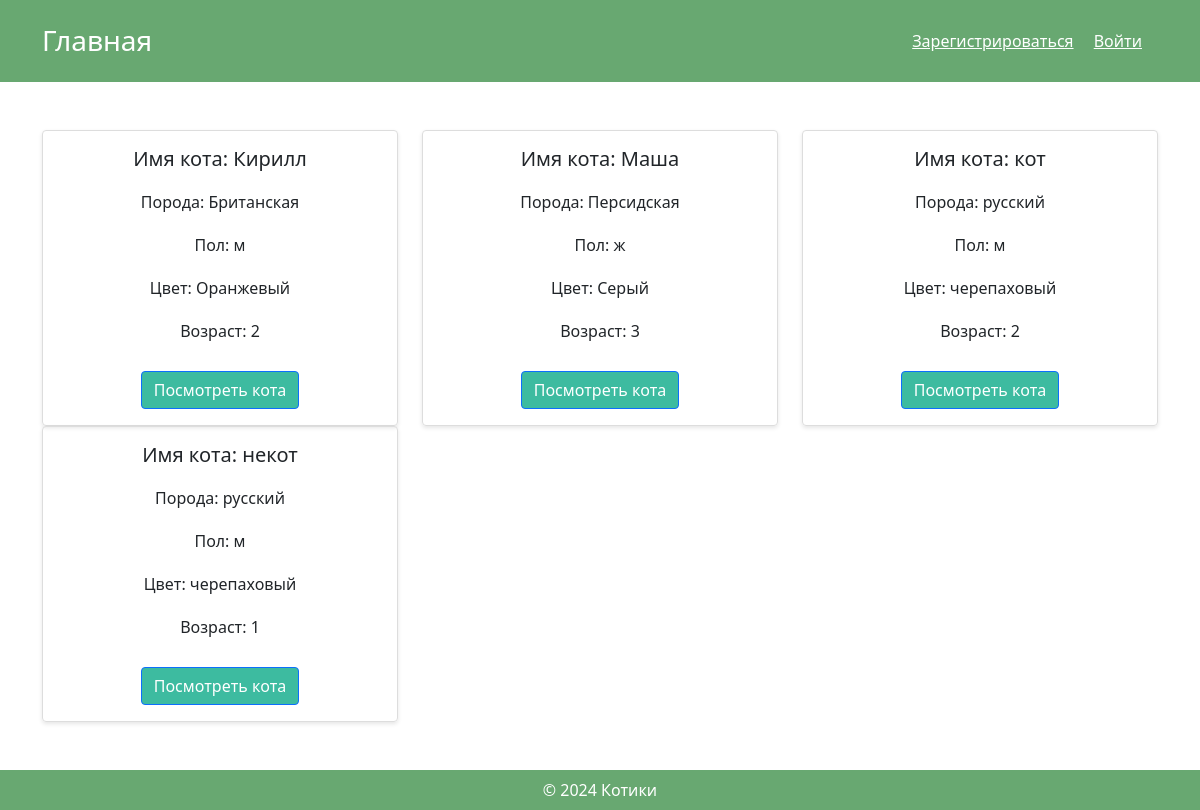
Before: / with the older database file.
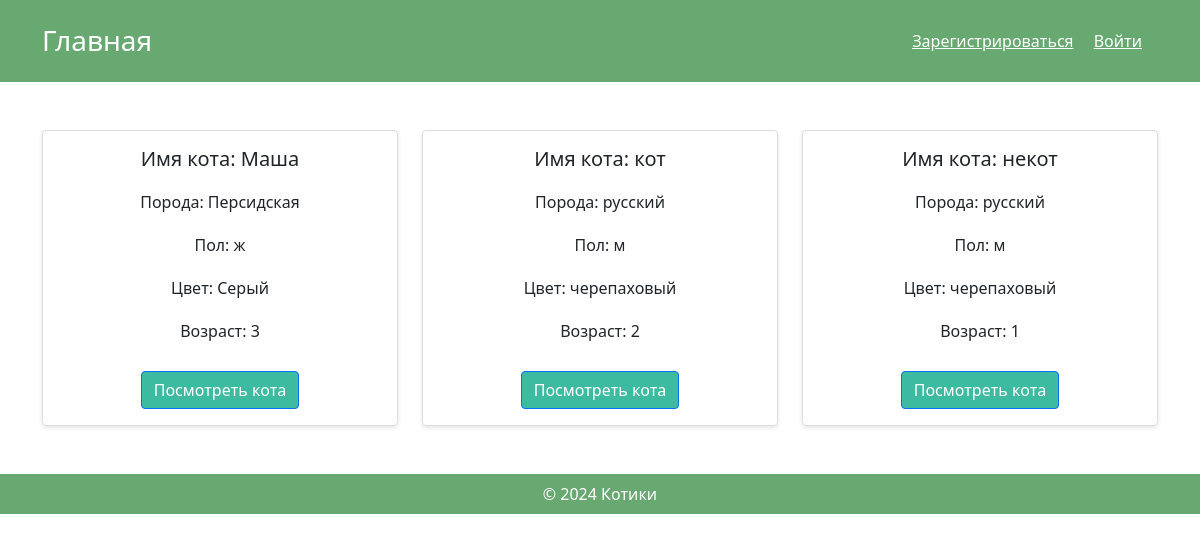
After: the same page with the newer database file.
### CatModels.py (models this page shows)
class Cats(db.Model):
    __tablename__ = 'cats'
    id = db.Column(db.Integer, primary_key=True, autoincrement=True)
    name = db.Column(db.String(80), nullable=False)
    breed = db.Column(db.String(80), nullable=False)
    gender = db.Column(db.String(80), nullable=False)
    color = db.Column(db.String(80), nullable=False)
    age = db.Column(db.Integer, nullable=False)
    cats_position = db.relationship('CatsPosition', backref='cats', cascade='all, delete-orphan', lazy='dynamic')

### main.py (the view)
@app.route('/', methods=["GET"])
def main_page():
    cats = get_all_cats()
    try:
        if get_user_role() == 'user':
            return render_template('main.html', cats=cats, auth=True)
        elif get_user_role() == 'admin':
            return render_template('main.html', u=True, cats=cats, auth=True)
    except AttributeError:
        return render_template('main.html', u=False, cats=cats)

### CatModels.py (called while the page is built)
def get_all_cats():
    return Cats.query.all()

### main.py (called while the page is built)
def get_user_role():
    return current_user._get_current_object().role

### templates/main.html (shortened to what this page needs)
<!DOCTYPE html>
<html lang="ru">
<head>
    <link rel="stylesheet" href="static/css/main.css">
    <link href="https://cdn.jsdelivr.net/npm/bootstrap@5.1.3/dist/css/bootstrap.min.css" rel="stylesheet">
    <link href="https://cdnjs.cloudflare.com/ajax/libs/font-awesome/6.0.0-beta3/css/all.min.css" rel="stylesheet">
</head>
<body>
        <header class="text-white p-4">
             <div class="container">
                 <div class="d-flex justify-content-between align-items-center flex-column flex-lg-row">
                     <h1 class="h3 mb-3 mb-lg-0">Главная</h1>
                     <nav>
                         <a href="/register" class="text-white mb-2 mb-lg-0 me-0 me-lg-3">Зарегистрироваться</a>
                         <a href="/login" class="text-white mb-2 mb-lg-0 me-0 me-lg-3">Войти</a>
                    </nav>
                 </div>
             </div>
        </header>
<main class="py-5">
    <div class="container">
        <div class="row">
            {% for cat in cats %}
                <div class="col-md-4 d-flex">
                    <div class="product-card w-100">
                        <h3>Имя кота: {{ cat.name }}</h3>
                        <p>Порода: {{ cat.breed }}</p>
                        <p>Пол: {{ cat.gender }}</p>
                        <p>Цвет: {{ cat.color }}</p>
                        <p>Возраст: {{ cat.age }}</p>
                        <a href="{{ cat.id }} ">
                        <button class="btn btn-primary add-to-cart-top">Посмотреть кота</button>
                        </a>
                    </div>
                </div>
            {% endfor %}
        </div>
    </div>
</main>
<footer class="text-white p-2 text-center">
    &copy; 2024 Котики
</footer>
</body>
</html>

### static/css/main.css (style rules this page uses)
body { margin: 0; font-family: Arial, sans-serif; }
header, footer { background-color: #68a871; color: white; }
.product-card { border: 1px solid #ddd; border-radius: 4px; padding: 16px; margin-bottom: 16px; text-align: center; box-shadow: 0 2px 4px rgba(0, 0, 0, 0.1); height: 100%; display: flex; flex-direction: column; justify-content: space-between; }
.product-card h3 { font-size: 1.25rem; margin: 0 0 8px; flex-grow: 1; }
.product-card p { margin: 8px 0; flex-grow: 1; }
.product-card button { margin-top: auto; }
.product-card .btn { margin-top: 1rem; background-color: rgb(61, 187, 160); }

Changed rows visible on the page:
removed Cats: name "Кирилл", breed "Британская", gender "м", color "Оранжевый", age "2"
